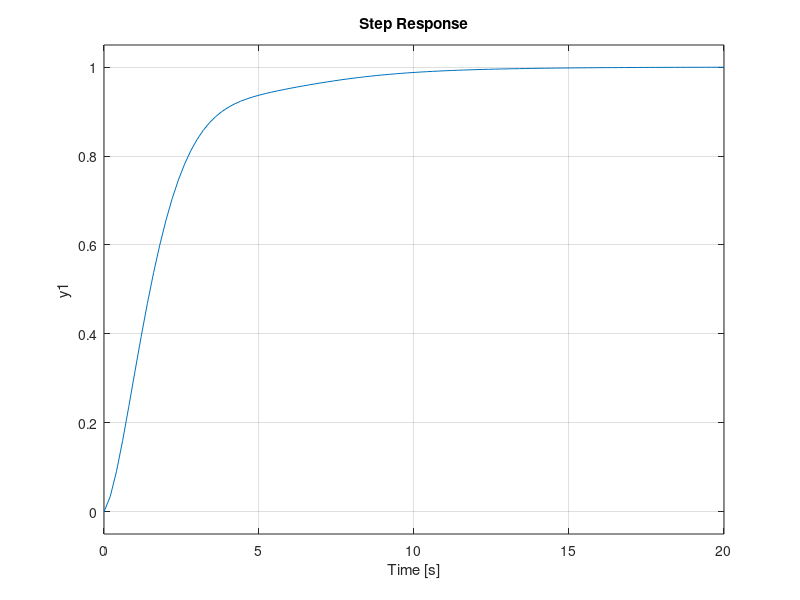

The MATLAB source for this figure: (Note: this script raises an error after producing the figure.)
% Extended control-system analysis examples for MathTool.

s = tf("s");

G = 10 / (s * (s + 1) * (s + 5));

print(G);

m = margin(G);
print(m);

rlocus(G);
bode(G);

plant = 1 / (s^2 + 2*s + 1);
controller = pid(1, 0.5, 0.1);
closed_loop = feedback(controller * plant, 1);

step(closed_loop);
print(pole(closed_loop));
print(stepinfo(closed_loop));

A = [0 1;
    -2 -3];
B = [0;
     1];
C = [1 0];
D = [0];

sys = ss(A, B, C, D);

Co = ctrb(sys);
Ob = obsv(sys);

print(rank(Co));
print(rank(Ob));

Q = [1 0;
     0 1];
R = [1];

result = lqr(A, B, Q, R);
print(result);

sysd = c2d(sys, 0.1);
print(sysd);
print(isdt(sysd));
